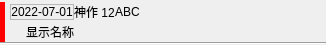
<?xml version="1.0" encoding="UTF-8"?>
<ui version="4.0">
 <class>MovieSeasonWidgetItem</class>
 <widget class="QWidget" name="MovieSeasonWidgetItem">
  <property name="geometry">
   <rect>
    <x>0</x>
    <y>0</y>
    <width>326</width>
    <height>45</height>
   </rect>
  </property>
  <property name="windowTitle">
   <string>Form</string>
  </property>
  <layout class="QVBoxLayout" name="verticalLayout_2">
   <property name="spacing">
    <number>0</number>
   </property>
   <property name="leftMargin">
    <number>0</number>
   </property>
   <property name="topMargin">
    <number>2</number>
   </property>
   <property name="rightMargin">
    <number>0</number>
   </property>
   <property name="bottomMargin">
    <number>0</number>
   </property>
   <item>
    <widget class="QWidget" name="widget" native="true">
     <property name="styleSheet">
      <string notr="true">#widget
{
  border-left: 5px solid #ff0000;
}</string>
     </property>
     <layout class="QVBoxLayout" name="verticalLayout">
      <property name="spacing">
       <number>0</number>
      </property>
      <property name="leftMargin">
       <number>0</number>
      </property>
      <property name="topMargin">
       <number>0</number>
      </property>
      <property name="rightMargin">
       <number>0</number>
      </property>
      <property name="bottomMargin">
       <number>0</number>
      </property>
      <item>
       <layout class="QHBoxLayout" name="hLayout_Top">
        <property name="leftMargin">
         <number>10</number>
        </property>
        <item>
         <widget class="QLabel" name="label_ReleaseDate">
          <property name="maximumSize">
           <size>
            <width>16777215</width>
            <height>16</height>
           </size>
          </property>
          <property name="font">
           <font>
            <bold>false</bold>
           </font>
          </property>
          <property name="frameShape">
           <enum>QFrame::StyledPanel</enum>
          </property>
          <property name="frameShadow">
           <enum>QFrame::Sunken</enum>
          </property>
          <property name="text">
           <string notr="true">2022-07-01</string>
          </property>
          <property name="alignment">
           <set>Qt::AlignCenter</set>
          </property>
         </widget>
        </item>
        <item>
         <widget class="QLabel" name="label_Point">
          <property name="sizePolicy">
           <sizepolicy hsizetype="Minimum" vsizetype="Preferred">
            <horstretch>0</horstretch>
            <verstretch>0</verstretch>
           </sizepolicy>
          </property>
          <property name="maximumSize">
           <size>
            <width>16777215</width>
            <height>16</height>
           </size>
          </property>
          <property name="text">
           <string notr="true">神作 12</string>
          </property>
         </widget>
        </item>
        <item>
         <widget class="QLabel" name="label_Tag1">
          <property name="maximumSize">
           <size>
            <width>16777215</width>
            <height>16</height>
           </size>
          </property>
          <property name="text">
           <string notr="true">A</string>
          </property>
         </widget>
        </item>
        <item>
         <widget class="QLabel" name="label_Tag2">
          <property name="maximumSize">
           <size>
            <width>16777215</width>
            <height>16</height>
           </size>
          </property>
          <property name="text">
           <string notr="true">B</string>
          </property>
         </widget>
        </item>
        <item>
         <widget class="QLabel" name="label_Tag3">
          <property name="maximumSize">
           <size>
            <width>16777215</width>
            <height>16</height>
           </size>
          </property>
          <property name="text">
           <string notr="true">C</string>
          </property>
         </widget>
        </item>
        <item>
         <spacer name="hSpacer_Top">
          <property name="orientation">
           <enum>Qt::Horizontal</enum>
          </property>
          <property name="sizeHint" stdset="0">
           <size>
            <width>40</width>
            <height>20</height>
           </size>
          </property>
         </spacer>
        </item>
       </layout>
      </item>
      <item>
       <layout class="QHBoxLayout" name="hLayout_Bottom" stretch="0,1">
        <property name="leftMargin">
         <number>10</number>
        </property>
        <item>
         <widget class="QPushButton" name="pushButton_Collect">
          <property name="enabled">
           <bool>false</bool>
          </property>
          <property name="maximumSize">
           <size>
            <width>16</width>
            <height>20</height>
           </size>
          </property>
          <property name="focusPolicy">
           <enum>Qt::NoFocus</enum>
          </property>
          <property name="styleSheet">
           <string notr="true">#pushButton_Collect
{
  border: 0px;
}</string>
          </property>
          <property name="text">
           <string/>
          </property>
          <property name="icon">
           <iconset resource="../../Resource.qrc">
            <normaloff>:/File/img/collec_it.png</normaloff>
            <normalon>:/File/img/collec_ok.png</normalon>
            <disabledoff>:/File/img/collec_it.png</disabledoff>
            <disabledon>:/File/img/collec_ok.png</disabledon>:/File/img/collec_it.png</iconset>
          </property>
          <property name="checkable">
           <bool>true</bool>
          </property>
          <property name="flat">
           <bool>true</bool>
          </property>
         </widget>
        </item>
        <item>
         <widget class="QLabel" name="label_Name">
          <property name="font">
           <font>
            <family>微软雅黑</family>
            <pointsize>9</pointsize>
           </font>
          </property>
          <property name="text">
           <string notr="true">显示名称</string>
          </property>
          <property name="alignment">
           <set>Qt::AlignLeading|Qt::AlignLeft|Qt::AlignVCenter</set>
          </property>
         </widget>
        </item>
       </layout>
      </item>
     </layout>
    </widget>
   </item>
   <item>
    <widget class="Line" name="line">
     <property name="orientation">
      <enum>Qt::Horizontal</enum>
     </property>
    </widget>
   </item>
  </layout>
 </widget>
 <resources>
  <include location="../../Resource.qrc"/>
 </resources>
 <connections/>
</ui>
